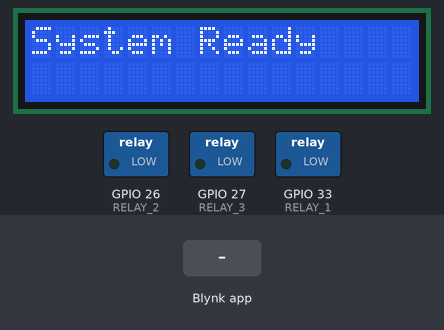
A sketch run on a simulated ESP32. Parts: 16×2 character LCD, switched loads named in the sketch (green lamp = pin HIGH). The test bench sets the inputs (shaded band). WiFi joins after 1.5 s; servers stay silent unless stated; what the sketch prints to the serial monitor is not drawn.

Above: at 4.1 s.
4.2 s: Blynk app writes 1 to V0
At 4.7 s:
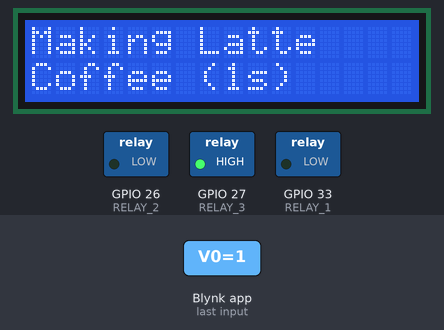
10.2 s: Blynk app writes 1 to V2
At 13.3 s:
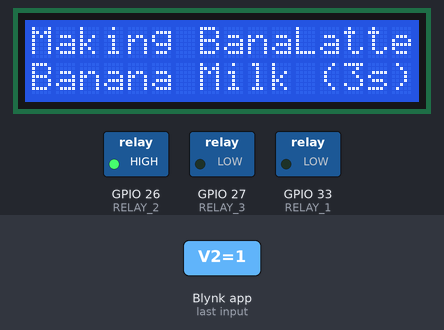
16.2 s: Blynk app writes 1 to V1
At 18.5 s:
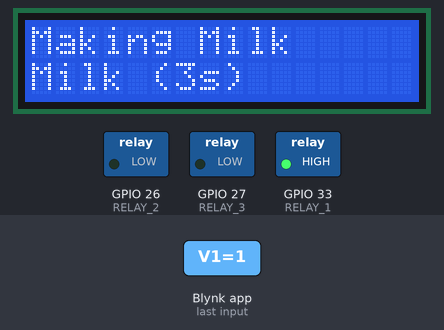
21.8 s: Blynk app writes 1 to V4
At 22.9 s:
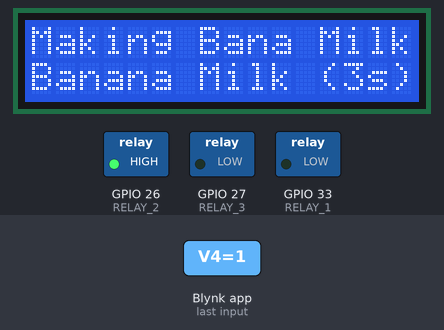
Timing chart, 0 to 26.8 s (numbered marks = the images above; inputs shaded):
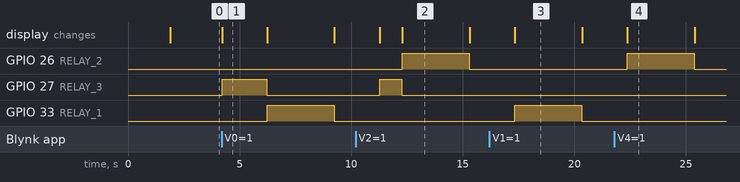

The sketch:

moobin.ino
```cpp
#define BLYNK_TEMPLATE_ID "TMPL6M4QOKkqI"
#define BLYNK_TEMPLATE_NAME "Moobin Template"
#define BLYNK_AUTH_TOKEN "llAggoUFQrvpn1j2bURB1E4sOXq34ygm"

#include <Wire.h>
#include <LiquidCrystal_PCF8574.h>
#include <BlynkSimpleEsp32.h>

// WiFi credentials
char ssid[] = "OAK_2.4G";         // Replace with your WiFi SSID
char pass[] = "oaksoelay2018";     // Replace with your WiFi password

// LCD setup (Set the correct I2C address, typically 0x27 or 0x3F)
LiquidCrystal_PCF8574 lcd(0x27);

// Define relay pins
#define RELAY_1 33 // Milk Motor
#define RELAY_2 26 // Banana Milk Motor
#define RELAY_3 27 // Coffee Motor

void setup() {
  // Initialize I2C for LCD
  Wire.begin(4, 5);

  // Initialize LCD
  lcd.begin(16, 2); // 16 columns, 2 rows
  lcd.setBacklight(255); // Turn on backlight
  lcd.clear();
  lcd.setCursor(0, 0);
  lcd.print("System Starting...");

  // Initialize Serial
  Serial.begin(115200);
  Serial.println("System Starting...");

  // Set relay pins as outputs
  pinMode(RELAY_1, OUTPUT);
  pinMode(RELAY_2, OUTPUT);
  pinMode(RELAY_3, OUTPUT);

  // Ensure all relays are OFF initially
  digitalWrite(RELAY_1, LOW); // Relay OFF
  digitalWrite(RELAY_2, LOW); // Relay OFF
  digitalWrite(RELAY_3, LOW); // Relay OFF

  // Initialize Blynk
  Blynk.begin(BLYNK_AUTH_TOKEN, ssid, pass);

  // Display system ready message
  lcd.clear();
  lcd.setCursor(0, 0);
  lcd.print("System Ready");
  Serial.println("System Ready");
  delay(1000);
}

void loop() {
  Blynk.run();
}

// Function to make Latte (Milk + Coffee)
void makeLatte() {
  lcd.clear();
  lcd.setCursor(0, 0);
  lcd.print("Making Latte");
  Serial.println("Making Latte...");

  // Run Coffee Motor first
  lcd.setCursor(0, 1);
  lcd.print("Coffee (1s)");
  digitalWrite(RELAY_3, HIGH); // Coffee Motor ON
  delay(2000);
  digitalWrite(RELAY_3, LOW);  // Coffee Motor OFF

  // Run Milk Motor
  lcd.setCursor(0, 1);
  lcd.print("Milk (3s)");
  digitalWrite(RELAY_1, HIGH); // Milk Motor ON
  delay(3000);
  digitalWrite(RELAY_1, LOW);  // Milk Motor OFF

  lcd.clear();
  lcd.setCursor(0, 0);
  lcd.print("Latte Done!");
  Serial.println("Latte is ready!");
  delay(2000);
}

// Function to make Banana Latte (Banana Milk + Coffee)
void makeBananaLatte() {
  lcd.clear();
  lcd.setCursor(0, 0);
  lcd.print("Making BanaLatte");
  Serial.println("Making Banana Latte...");

  // Run Coffee Motor first
  lcd.setCursor(0, 1);
  lcd.print("Coffee (1s)");
  digitalWrite(RELAY_3, HIGH); // Coffee Motor ON
  delay(1000);
  digitalWrite(RELAY_3, LOW);  // Coffee Motor OFF

  // Run Banana Milk Motor
  lcd.setCursor(0, 1);
  lcd.print("Banana Milk (3s)");
  digitalWrite(RELAY_2, HIGH); // Banana Milk Motor ON
  delay(3000);
  digitalWrite(RELAY_2, LOW);  // Banana Milk Motor OFF

  lcd.clear();
  lcd.setCursor(0, 0);
  lcd.print("BanaLatte Done!");
  Serial.println("Banana Latte is ready!");
  delay(2000);
}

// Function to make Milk
void makeMilk() {
  lcd.clear();
  lcd.setCursor(0, 0);
  lcd.print("Making Milk");
  Serial.println("Making Milk...");

  // Run Milk Motor
  lcd.setCursor(0, 1);
  lcd.print("Milk (3s)");
  digitalWrite(RELAY_1, HIGH); // Milk Motor ON
  delay(3000);
  digitalWrite(RELAY_1, LOW);  // Milk Motor OFF

  lcd.clear();
  lcd.setCursor(0, 0);
  lcd.print("Milk Done!");
  Serial.println("Milk is ready!");
  delay(2000);
}

// Function to make Banana Milk
void makeBananaMilk() {
  lcd.clear();
  lcd.setCursor(0, 0);
  lcd.print("Making Bana Milk");
  Serial.println("Making Banana Milk...");

  // Run Banana Milk Motor
  lcd.setCursor(0, 1);
  lcd.print("Banana Milk (3s)");
  digitalWrite(RELAY_2, HIGH); // Banana Milk Motor ON
  delay(3000);
  digitalWrite(RELAY_2, LOW);  // Banana Milk Motor OFF

  lcd.clear();
  lcd.setCursor(0, 0);
  lcd.print("Bana Milk Done!");
  Serial.println("Banana Milk is ready!");
  delay(2000);
}

// Function to make Espresso
void makeEspresso() {
  lcd.clear();
  lcd.setCursor(0, 0);
  lcd.print("Making Espresso");
  Serial.println("Making Espresso...");

  // Run Coffee Motor
  lcd.setCursor(0, 1);
  lcd.print("Coffee (3s)");
  digitalWrite(RELAY_3, HIGH); // Coffee Motor ON
  delay(3000);
  digitalWrite(RELAY_3, LOW);  // Coffee Motor OFF

  lcd.clear();
  lcd.setCursor(0, 0);
  lcd.print("Espresso Done!");
  Serial.println("Espresso is ready!");
  delay(2000);
}

// Blynk Virtual Pin Handlers
BLYNK_WRITE(V0) { int value = param.asInt(); if (value == 1) makeLatte(); }
BLYNK_WRITE(V2) { int value = param.asInt(); if (value == 1) makeBananaLatte(); }
BLYNK_WRITE(V1) { int value = param.asInt(); if (value == 1) makeMilk(); }
BLYNK_WRITE(V4) { int value = param.asInt(); if (value == 1) makeBananaMilk(); }
BLYNK_WRITE(V5) { int value = param.asInt(); if (value == 1) makeEspresso(); }
```

Measured:
- after the input at 4.2 s, GPIO 27 (RELAY_3): LOW → HIGH at once, → LOW 2.0 s later; GPIO 33 (RELAY_1): LOW → HIGH after 2.0 s, → LOW 3.0 s later; the display: changes at once (image 1)
- after the input at 10.2 s, GPIO 26 (RELAY_2): LOW → HIGH after 2.1 s, → LOW 3.0 s later; GPIO 27 (RELAY_3): LOW → HIGH after 1.1 s, → LOW 1.0 s later; the display: first changes after 1.1 s (image 2 shows a later state)
- after the input at 16.2 s, GPIO 33 (RELAY_1): LOW → HIGH after 1.1 s, → LOW 3.0 s later; the display: changes after 1.1 s (image 3)
- after the input at 21.8 s, GPIO 26 (RELAY_2): LOW → HIGH after 0.58 s, → LOW 3.0 s later; the display: changes after 0.58 s (image 4)
- what the display in image 1 shows lasts 2.0 s, from 4.2 s to 6.2 s
- what the display in image 2 shows lasts 3.0 s, from 12.3 s to 15.3 s
